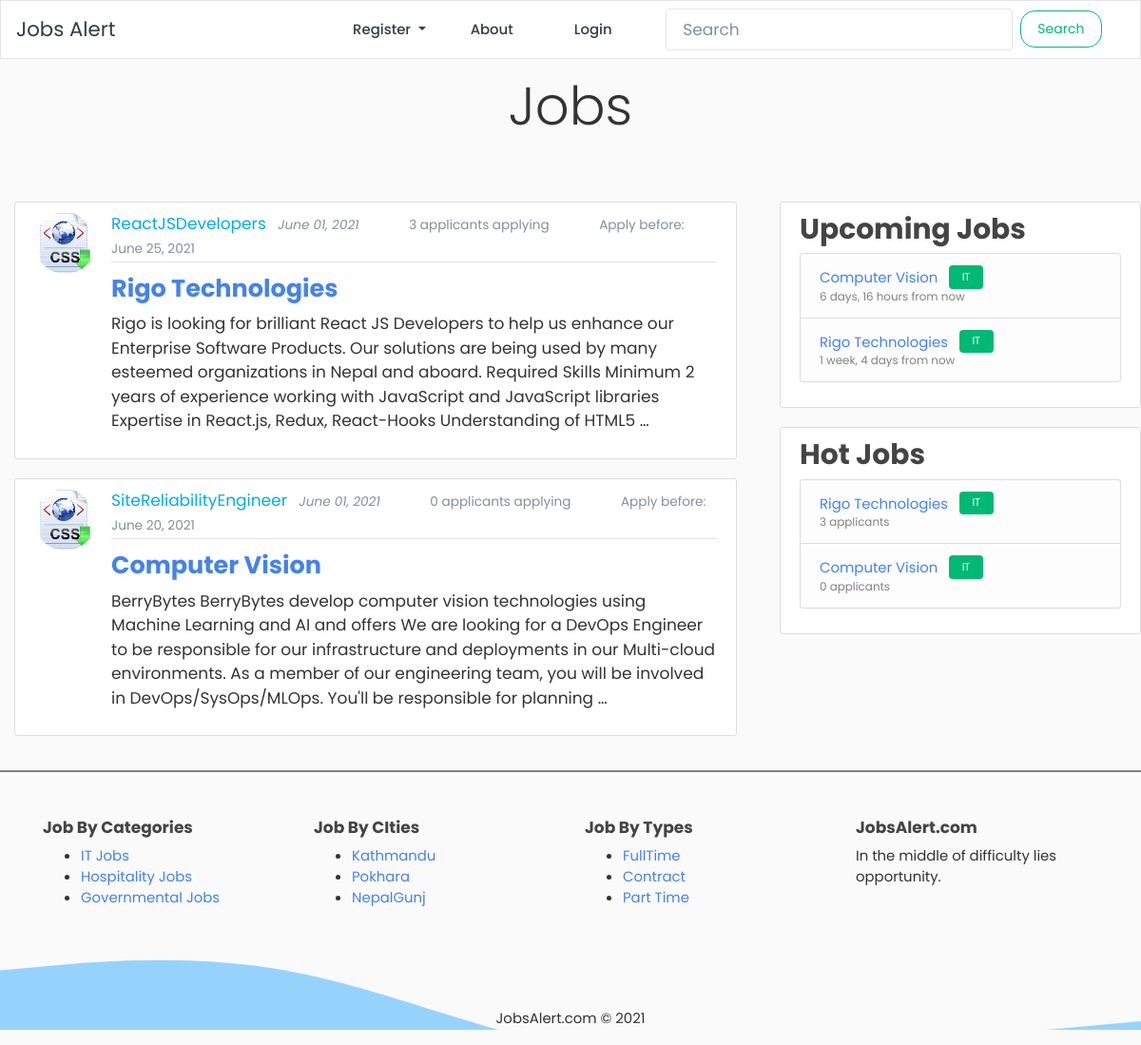
The page / on the database its author committed.
### blog/models.py (models this page shows, shortened)
class Post(models.Model):
    title = models.CharField(max_length=100)
    content = models.TextField()
    category = models.ForeignKey(
        Category,
        on_delete=models.SET_NULL,
        related_name='posts',
        related_query_name='posts',
        null=True,
    )
    date_posted = models.DateTimeField(default=timezone.now)
    author = models.ForeignKey(User, on_delete=models.CASCADE)
    due_date = models.DateTimeField()
    def get_application_count(self):
        return self.job_applications.count()

class Category(models.Model):
    category_name = models.CharField(max_length = 50, verbose_name='Category Name')
    image = models.ImageField(upload_to='category_images/', null=True, blank=True)
    def __str__(self):
        return self.category_name

### blog/views.py (the view, shortened to what this page needs)
# urls.py: path('', PostListView.as_view(), name='blog-home'),
class PostListView(ListView, LoginRequiredMixin):
    model = Post
    template_name = 'blog/home.html'
    context_object_name = 'posts'
    ordering = ['-date_posted']
    paginate_by = 5
    def get(self, request, *args, **kwargs):
        category_request = request.GET.get('category')
        if category_request:
            try:
                category = Category.objects.get(category_name__iexact=category_request)
                posts = category.posts.all()
            except Category.DoesNotExist:
                posts =  Post.objects.all()
        else:
            posts =  Post.objects.all()
        self.object_list = posts.filter(due_date__gte=timezone.now()).order_by('-date_posted')
        allow_empty = self.get_allow_empty()
        context = self.get_context_data()
        return self.render_to_response(context)

### blog/context_processors.py (called while the page is built)
def get_latest_jobs(request):
    posts = Post.objects.filter(due_date__gte=timezone.now()).order_by('due_date')[:4]
    return {
        'hot_box_posts': posts
    }

def get_hot_jobs(request):
    posts = Post.objects.annotate(
                num_applicants=Count('job_applications')
            ).order_by('-num_applicants')[:4]
    return {
        'hot_box_posts_second': posts
    }

### blog/templates/blog/home.html (shortened to what this page needs)
{% extends "blog/base.html" %}
{% block content %}
{% for post in posts %}
<article class="media content-section">
    <img class="rounded-circle article-img" src="{{ post.category.image.url }}">
    <div class="media-body">
        <div class="article-metadata">
            <a class="mr-2 author-title" href="{% url 'user-posts' post.author.username %}">{{ post.author }}</a>
            <small class="text-muted article-date">{{ post.date_posted|date:"F d, Y" }}</small>
            <small class="ml-5 text-muted ">{{post.get_application_count}} applicants applying</small>
            <small class="ml-5 text-muted ">Apply before: {{ post.due_date|date:"F d, Y" }}</small>
        </div>
        <h2><a class="h4" href="{% url 'post-detail' post.id %}">{{ post.title }}</a></h2>
        <p class="article-content">{{ post.content|safe| truncatewords:50 }}</p>
    </div>
</article>
{% endfor %}
{% endblock content %}

### blog/templates/blog/base.html (shortened to what this page needs)
{% load static %}
{% load humanize %}
<!DOCTYPE html>
<html lang="en">
<head>
  <link rel="stylesheet" href="{% static 'css/bootstrap.min.css' %}">
  <link rel="stylesheet" href="{% static 'css/style.css' %}">
  <link rel="stylesheet" type="text/css" href="{% static 'blog/main.css' %}">
</head>
<body>
  {% include 'blog/navbar.html' %}
  <main role="main">
  <div style="height:150px">
  <p class=" text-center py-3 display-4" style="font-family: 'Pacifico', cursive; !important">{{request.GET.category.upper}}Jobs</p>
  </div>
    <div class="row">
      <div class="col-md-8">
      <div class="container">
      {% block content %}{% endblock %}
      </div>
      </div>
      <div class="col-md-4" id="Sidebar">
        <div class="content-section">
          <h3>Upcoming Jobs</h3>
          <ul class="list-group">
            {% for job in hot_box_posts %}
              <li class="list-group-item list-group-item-light" >
              <a class="" href="{% url 'post-detail' job.id %}">{{ job.title }}</a>
              <span class="ml-2 badge badge-success">{{job.category}}</span>
              <div class="small">{{job.due_date|naturaltime}}</div>
              </li>
            {% endfor %}
          </ul>
        </div>
        <div class="content-section">
          <h3>Hot Jobs</h3>
          <ul class="list-group">
            {% for job in hot_box_posts_second %}
              <li class="list-group-item list-group-item-light" >
              <a class="" href="{% url 'post-detail' job.id %}">{{ job.title }}</a>
              <span class="ml-2 badge badge-success">{{job.category}}</span>
              <div class="small">{{job.num_applicants}} applicants</div>
              </li>
            {% endfor %}
          </ul>
        </div>
      </div>
    </div>
    <hr style="border:1px solid grey;" class="mb-5"/>
    <footer class="footer-light footer-light-expand-md" style="background: url('{% static 'images/wave.svg' %}');background-size: cover;">
            <div class="container">
            <div class="row" style="min-height:200px;">
                <div class="col-md-3 item">
                    <h3 class="h6">Job By Categories</h3>
                    <ul>
                        <li><a href="{% url 'blog-home' %}?category=it">IT Jobs</a></li>
                        <li><a href="{% url 'blog-home' %}?category=hospitality">Hospitality Jobs</a></li>
                        <li><a href="{% url 'blog-home' %}?category=governmental">Governmental Jobs</a></li>
                    </ul>
                </div>
                <div class="col-md-3 item">
                    <h3 class="h6">Job By CIties</h3>
                    <ul>
                        <li><a href="#">Kathmandu</a></li>
                        <li><a href="#">Pokhara</a></li>
                        <li><a href="#">NepalGunj</a></li>
                    </ul>
                </div>
                <div class="col-md-3 item">
                    <h3 class="h6">Job By Types</h3>
                    <ul>
                        <li><a href="#">FullTime</a></li>
                        <li><a href="#">Contract</a></li>
                        <li><a href="#">Part Time</a></li>
                    </ul>
                </div>
                <div class="col-md-3 item text">
                    <h3 class="h6">JobsAlert.com</h3>
                    <p>In the middle of difficulty lies opportunity.</p>
                </div>
                <div class="col item social"></div>
            </div>
            </div>
            <p class="copyright text-center">JobsAlert.com © 2021</p>
    </footer>
  </main>
</body>
</html>

### static_files/css/style.css (style rules this page uses)
* { font-family: 'Poppins', sans-serif !important; }

### blog/static/blog/main.css (style rules this page uses)
body { background: #fafafa; color: #333333; }
h1, h2, h3, h4, h5, h6 { color: #444444; }
ul { margin: 0; }
.content-section { background: #ffffff; padding: 10px 20px; border: 1px solid #dddddd; border-radius: 3px; margin-bottom: 20px; }
.author-title { color: #00acee; font-family: cursive; }
.article-date { font-style: italic; }
.article-content { white-space: pre-line; }
.article-img { height: 65px; width: 65px; margin-right: 16px; }
.article-metadata { padding-bottom: 1px; margin-bottom: 4px; border-bottom: 1px solid #e3e3e3; }

### rows shown on the page
Post: category.image (picture), author "ReactJSDevelopers", date_posted "June 01, 2021", get_application_count "3", due_date "June 25, 2021", title "Rigo Technologies", content "Rigo is looking for brilliant React JS Developers to help us enhance our Enterprise Software Products. Our solutions are being used by many esteemed organizations in Nepal and aboard. Required Skills Minimum 2 years of experience working with JavaScript and JavaScript libraries Expertise in React.js, Redux, React-Hooks Understanding of HTML5 …", category "IT", due_date "1 week, 4 days from now", num_applicants "3"
Post: category.image (picture), author "SiteReliabilityEngineer", date_posted "June 01, 2021", get_application_count "0", due_date "June 20, 2021", title "Computer Vision", content "BerryBytes BerryBytes develop computer vision technologies using Machine Learning and AI and offers We are looking for a DevOps Engineer to be responsible for our infrastructure and deployments in our Multi-cloud environments. As a member of our engineering team, you will be involved in DevOps/SysOps/MLOps. You'll be responsible for planning …", category "IT", due_date "6 days, 16 hours from now", num_applicants "0"
